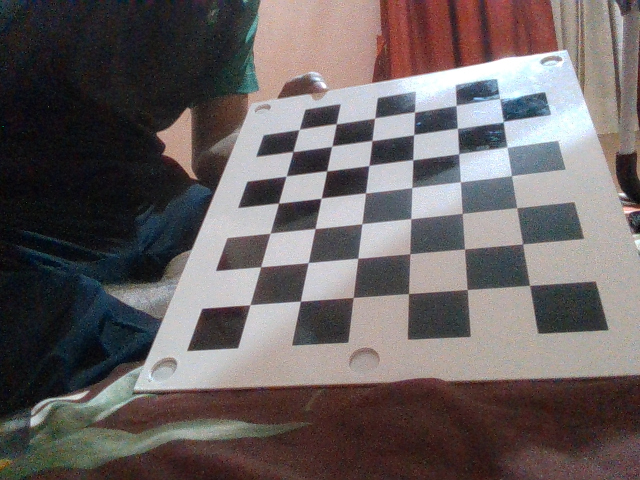
#> input picture Thesis/CalibrationDoc/images/image0.png, 640 x 480 px; its folder holds only this picture in this run
$ python calibration.py
#> lines starting #> are read from the running program, lines starting #| are printed output that depends on the picture
import cv2 as cv
import os
import numpy as np

# Checker board size
CHESS_BOARD_DIM = (7, 6)

# The size of Square in the checker board.
SQUARE_SIZE = 30  # size in mm

# termination criteria
criteria = (cv.TERM_CRITERIA_EPS + cv.TERM_CRITERIA_MAX_ITER, 30, 0.001)
calib_data_path = "calibrated_data"

# prepare object points, like (0,0,0), (1,0,0), (2,0,0) ....,(6,5,0)
obj_3D = np.zeros((CHESS_BOARD_DIM[0] * CHESS_BOARD_DIM[1], 3), np.float32)

obj_3D[:, :2] = np.mgrid[0 : CHESS_BOARD_DIM[0], 0 : CHESS_BOARD_DIM[1]].T.reshape(
    -1, 2
)
obj_3D *= SQUARE_SIZE
print(obj_3D)

# Arrays to store object points and image points from all the images.
obj_points_3D = []  # 3d point in real world space
img_points_2D = []  # 2d points in image plane.

# Images directory path
image_dir_path = "images"

files = os.listdir(image_dir_path)
for file in files:
    print(file)
    imagePath = os.path.join(image_dir_path, file)
    # print(imagePath)

    image = cv.imread(imagePath)
#> image is the input picture: shape (480, 640, 3); mean B, G, R 97.5, 97.2, 104.8
    grayScale = cv.cvtColor(image, cv.COLOR_BGR2GRAY)
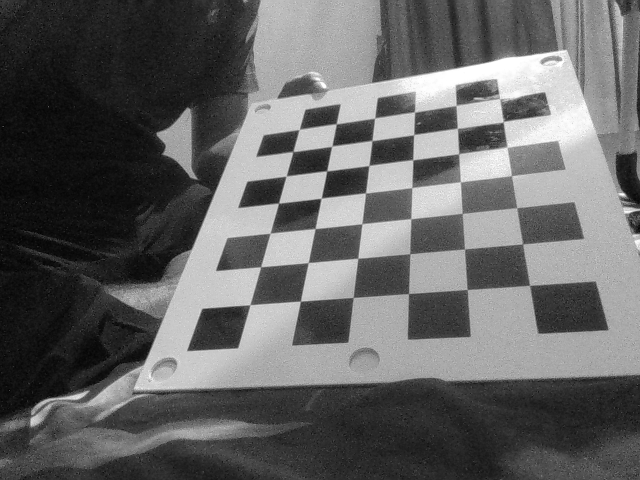
#> grayScale: shape (480, 640); min 1, max 255, mean 99.5
    ret, corners = cv.findChessboardCorners(image, CHESS_BOARD_DIM, None)
#> ret = True; corners = 42 rows, first 8: [249.7, 304.7], [260.8, 266.8], [270.3, 233.4], [278.4, 202.9], [286.3, 176.2], [292.6, 151.4], [299.3, 129.6], [300.4, 301.2]
    if ret == True:
        obj_points_3D.append(obj_3D)
        corners2 = cv.cornerSubPix(grayScale, corners, (3, 3), (-1, -1), criteria)
#> corners2 = 42 rows, first 8: [249.8, 304.7], [260.6, 266.7], [270.1, 233.2], [278.5, 203.1], [286.2, 176], [292.8, 151.5], [299.2, 129.4], [300.4, 301.2]
        img_points_2D.append(corners2)

        img = cv.drawChessboardCorners(image, CHESS_BOARD_DIM, corners2, ret)
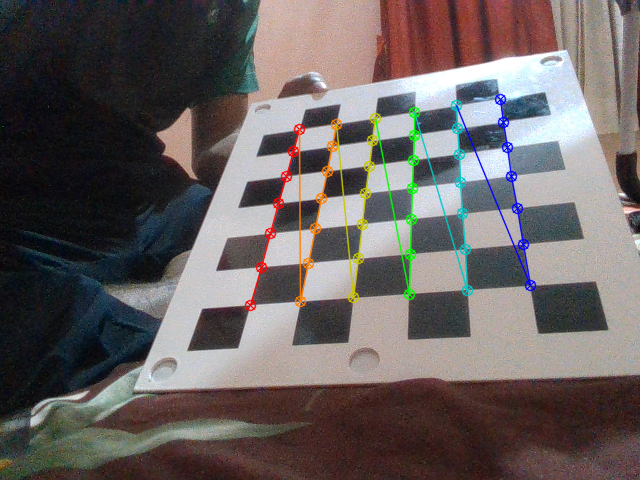
#> img: shape (480, 640, 3); mean B, G, R 96.4, 97.1, 104.2

cv.destroyAllWindows()
# h, w = image.shape[:2]
ret, mtx, dist, rvecs, tvecs = cv.calibrateCamera(
    obj_points_3D, img_points_2D, grayScale.shape[::-1], None, None
)
#> ret = 0.16; mtx = [[587.4, 0, 332.7], [0, 589.7, 247.2], [0, 0, 1]]; dist = [[0.0801, -0.0568, -0.00165, 0.00565, 0.873]]; rvecs = ([-0.84, -0.423, -1.45],); tvecs = ([-46.95, 32.52, 332.9],)
print("calibrated")

print("duming the data into one files using numpy ")
np.savez(
    f"{calib_data_path}/MultiMatrix",
    camMatrix=mtx,
    distCoef=dist,
    rVector=rvecs,
    tVector=tvecs,
)

print("-------------------------------------------")

print("loading data stored using numpy savez function\n \n \n")

data = np.load(f"{calib_data_path}/MultiMatrix.npz")

camMatrix = data["camMatrix"]
distCof = data["distCoef"]
rVector = data["rVector"]
tVector = data["tVector"]

print("loaded calibration data successfully")

$ run again, on Thesis/CalibrationDoc/images/image12.png
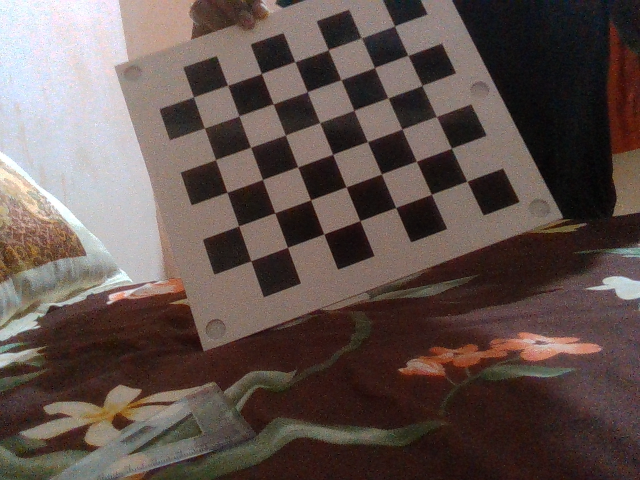
#> input picture Thesis/CalibrationDoc/images/image12.png, 640 x 480 px
#> image is the input picture: shape (480, 640, 3); mean B, G, R 78.3, 83.1, 97.9
#> `grayScale = cv.cvtColor(image, cv.COLOR_BGR2GRAY)`:
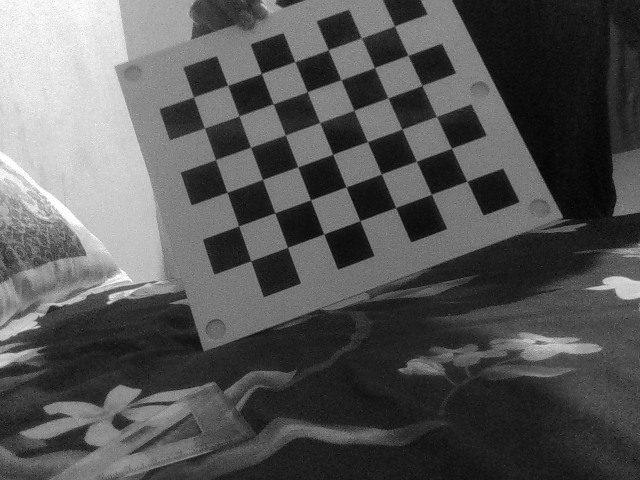
#> grayScale: shape (480, 640); min 2, max 255, mean 87
#> `ret, corners = cv.findChessboardCorners(image, CHESS_BOARD_DIM, None)`: ret = True; corners = 42 rows, first 8: [466.8, 181.2], [431.4, 194.2], [395.6, 207.6], [359.9, 220.6], [323.9, 234], [287.5, 247.3], [250.8, 260.9], [451.4, 148.2]
#> corners2 = 42 rows, first 8: [466.9, 181.2], [431.4, 194.3], [395.6, 207.5], [359.9, 220.7], [323.9, 233.9], [287.5, 247.3], [250.9, 260.8], [451.5, 148.2]
#> `img = cv.drawChessboardCorners(image, CHESS_BOARD_DIM, corners2, ret)`:
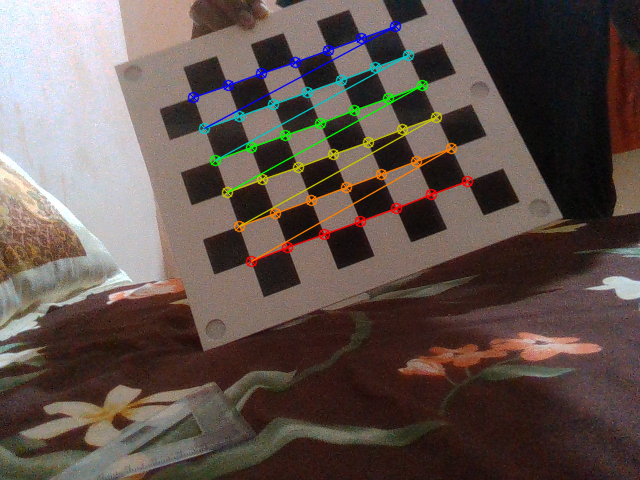
#> img: shape (480, 640, 3); mean B, G, R 78.5, 84.1, 98.2
#> `ret, mtx, dist, rvecs, tvecs = cv.calibrateCamera( obj_points_3D, img_..`: ret = 0.132; mtx = [[436.9, 0, 319.8], [0, 440.4, 286.5], [0, 0, 1]]; dist = [[-0.00824, 0.186, 0.000488, -0.00298, -0.219]]; rvecs = ([-4.07e-05, 0.298, 2.77],); tvecs = ([115.6, -82.05, 343.1],)

$ run again, on Thesis/CalibrationDoc/images/image13.png
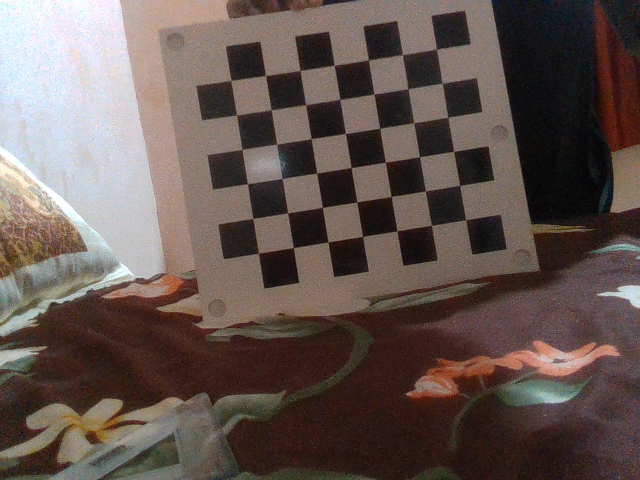
#> input picture Thesis/CalibrationDoc/images/image13.png, 640 x 480 px
#> image is the input picture: shape (480, 640, 3); mean B, G, R 81.1, 85.9, 100.2
#> `grayScale = cv.cvtColor(image, cv.COLOR_BGR2GRAY)`:
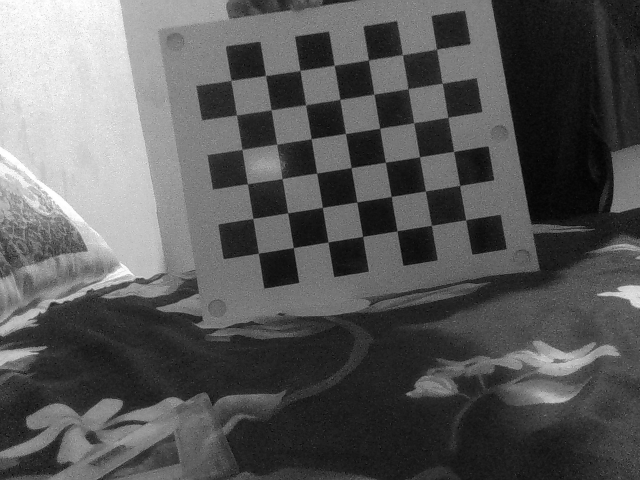
#> grayScale: shape (480, 640); min 1, max 255, mean 89.6
#> `ret, corners = cv.findChessboardCorners(image, CHESS_BOARD_DIM, None)`: ret = True; corners = 42 rows, first 8: [465.7, 220], [431.1, 225.3], [397, 230.9], [362.6, 236.4], [328, 242.1], [293.4, 247.5], [258.3, 253.3], [460, 185.5]
#> corners2 = 42 rows, first 8: [465.7, 220], [431.3, 225.3], [397.1, 230.8], [362.6, 236.4], [328, 242.1], [293.3, 247.6], [258.3, 253.3], [459.8, 185.6]
#> `img = cv.drawChessboardCorners(image, CHESS_BOARD_DIM, corners2, ret)`:
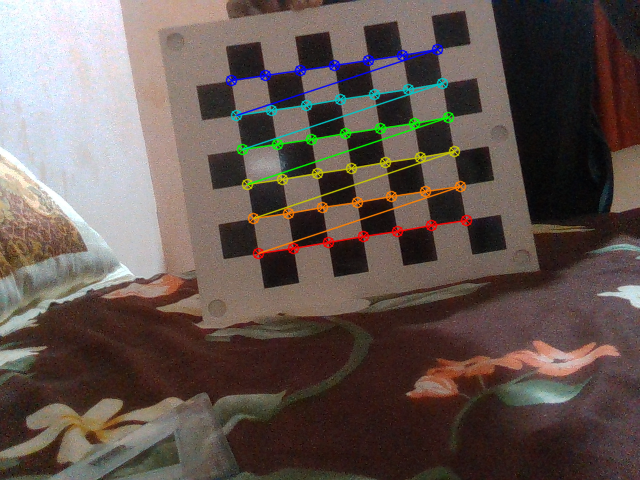
#> img: shape (480, 640, 3); mean B, G, R 81.3, 87, 100.6
#> `ret, mtx, dist, rvecs, tvecs = cv.calibrateCamera( obj_points_3D, img_..`: ret = 0.155; mtx = [[814.9, 0, 339.9], [0, 819.3, 263.5], [0, 0, 1]]; dist = [[-0.126, 4.81, -0.00138, 0.0115, -27.35]]; rvecs = ([-0.105, 0.123, 2.97],); tvecs = ([108, -37.29, 702.8],)

$ run again, on Thesis/CalibrationDoc/images/image14.png
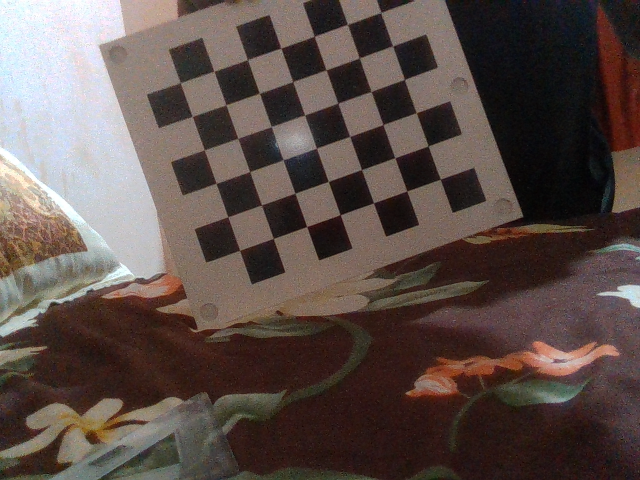
#> input picture Thesis/CalibrationDoc/images/image14.png, 640 x 480 px
#> image is the input picture: shape (480, 640, 3); mean B, G, R 74.2, 78.9, 92.7
#> `grayScale = cv.cvtColor(image, cv.COLOR_BGR2GRAY)`:
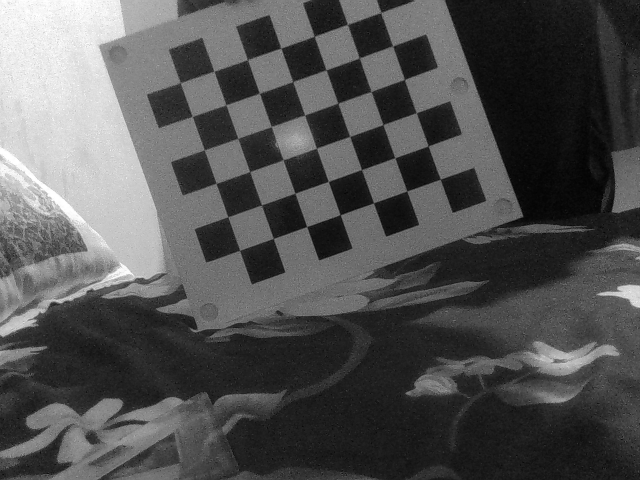
#> grayScale: shape (480, 640); min 1, max 255, mean 82.5
#> `ret, corners = cv.findChessboardCorners(image, CHESS_BOARD_DIM, None)`: ret = True; corners = 42 rows, first 8: [440.3, 179.1], [406.8, 190.9], [373.5, 202.9], [340.2, 214.6], [306.6, 226.5], [273.5, 238.5], [239.5, 250.4], [427.9, 146]
#> corners2 = 42 rows, first 8: [440.3, 179.2], [406.8, 190.9], [373.4, 202.8], [340.1, 214.6], [306.6, 226.5], [273.4, 238.4], [239.5, 250.4], [428.1, 145.9]
#> `img = cv.drawChessboardCorners(image, CHESS_BOARD_DIM, corners2, ret)`:
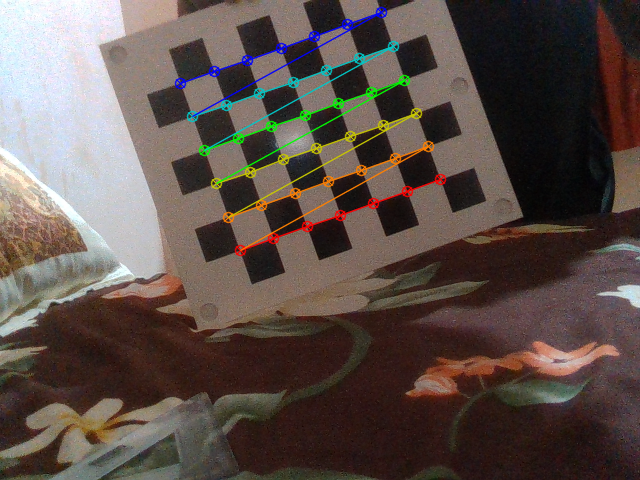
#> img: shape (480, 640, 3); mean B, G, R 74.4, 80, 93.1
#> `ret, mtx, dist, rvecs, tvecs = cv.calibrateCamera( obj_points_3D, img_..`: ret = 0.169; mtx = [[2905.9, 0, 322.9], [0, 2970.6, 242.9], [0, 0, 1]]; dist = [[2.19, 38.27, 0.00776, -0.0107, 0.481]]; rvecs = ([-0.0542, 0.284, 2.79],); tvecs = ([99.41, -52.79, 2468.8],)

$ run again, on Thesis/CalibrationDoc/images/image1.png
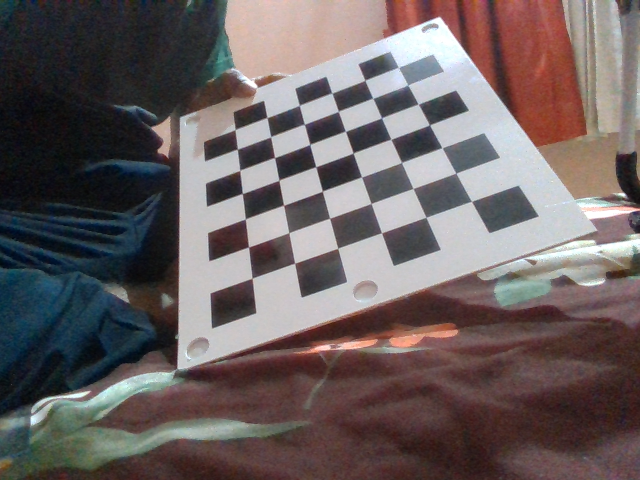
#> input picture Thesis/CalibrationDoc/images/image1.png, 640 x 480 px
#> image is the input picture: shape (480, 640, 3); mean B, G, R 96.9, 96.5, 106.4
#> `grayScale = cv.cvtColor(image, cv.COLOR_BGR2GRAY)`:
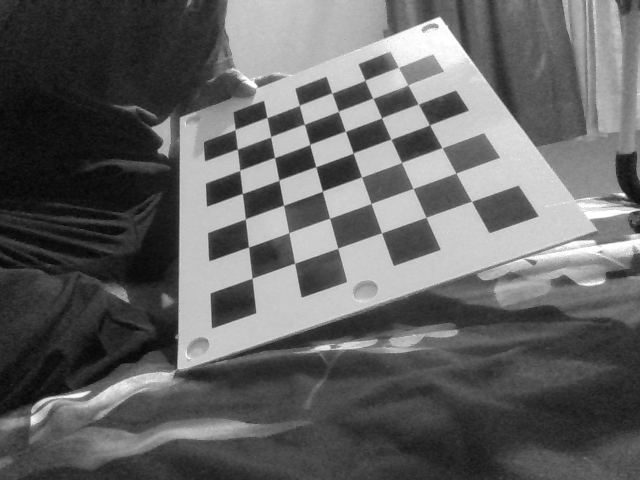
#> grayScale: shape (480, 640); min 6, max 255, mean 99.5
#> `ret, corners = cv.findChessboardCorners(image, CHESS_BOARD_DIM, None)`: ret = True; corners = 42 rows, first 8: [252, 278.1], [248.4, 246.8], [245.5, 218.5], [241.8, 192.9], [240, 170.1], [237.2, 149.1], [235.7, 128.6], [294.4, 263.3]
#> corners2 = 42 rows, first 8: [252, 278.3], [248.5, 246.9], [245.3, 219], [242.3, 193.4], [239.7, 170.3], [237.4, 149.2], [235.1, 129.5], [294.7, 263.3]
#> `img = cv.drawChessboardCorners(image, CHESS_BOARD_DIM, corners2, ret)`:
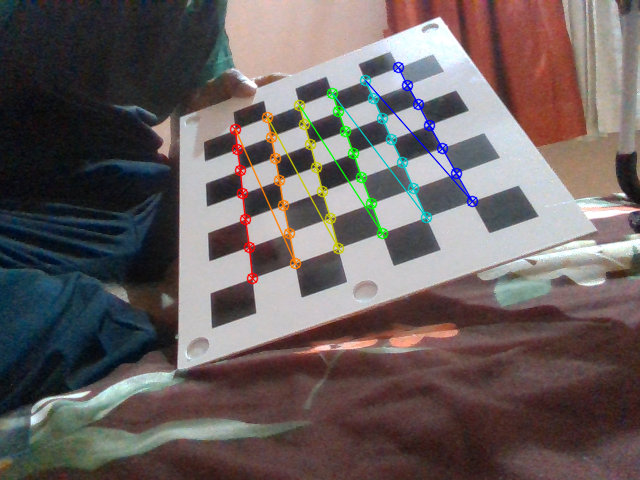
#> img: shape (480, 640, 3); mean B, G, R 95.9, 96.4, 106
#> `ret, mtx, dist, rvecs, tvecs = cv.calibrateCamera( obj_points_3D, img_..`: ret = 0.156; mtx = [[558.3, 0, 352.4], [0, 527.9, 245.6], [0, 0, 1]]; dist = [[0.0674, -0.975, 0.000197, 0.00157, 7.47]]; rvecs = ([-0.756, -0.406, -1.79],); tvecs = ([-65.5, 22.56, 364.4],)
